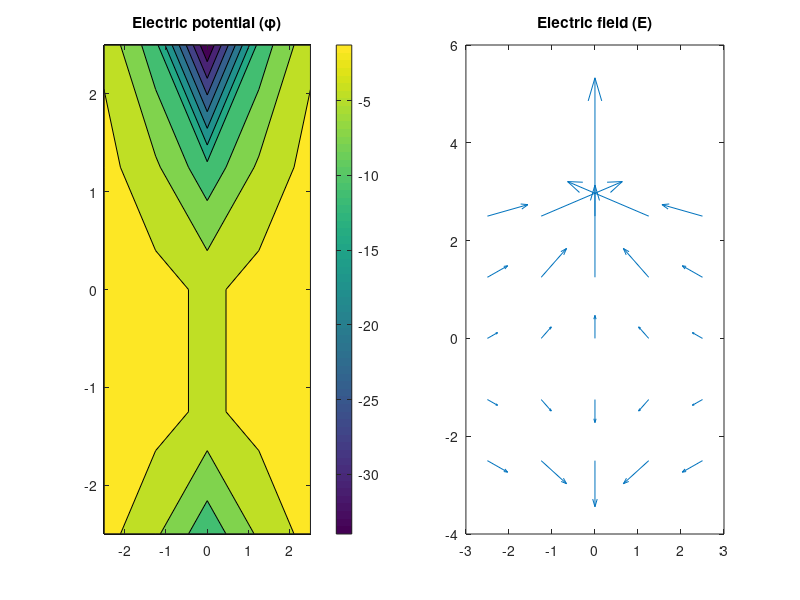

The MATLAB source for this figure:
N = 5;
Nt = N * N;
Np = 1;
q = -1e2;
e0 = 1;
L = N;
xmin = -L/2;
xmax = L/2;
H = L/N;
H2 = H*H;
tol = 1e-10;
maxit = 100;
use_contour = 1;
scale_arrows = 2.0;
wx = 1500;
wy = 500;

range = linspace(xmin, xmax, N);
[X, Y] = meshgrid(range, range);

rho = zeros(N, N);
%rho(1, 3) = -q/(e0*H2);
rho(5, 3) = -q/(e0*H2);
%rho(3, 1) = +4.26e-02;

rho


rho = reshape(rho, Nt, 1);

sum_rho = sum(rho);

rho = rho - sum_rho / Nt;

rho_sq = reshape(rho, N, N);

printf('Sum rho = %e\n', sum(rho));
rho_sq

% Big matrix of coefficients
A = zeros(Nt, Nt);

function k = delta_index(i, j, di, dj, n, m)
	ni = mod(i+di-1, n);
	nj = mod(j+dj-1, m);

	k = ni * n + nj + 1;
endfunction

for i = 1:N
	for j = 1:N
		k = (i - 1) * N + j;
%		r = 1 + mod(j+1, Nt);
%		l = 1 + mod(j-1, Nt);
%		t = 1 + mod(j-N, Nt);
%		b = 1 + mod(j+N, Nt);

		r = delta_index(i, j, 0,+1, N, N);
		l = delta_index(i, j, 0,-1, N, N);
		t = delta_index(i, j,-1, 0, N, N);
		b = delta_index(i, j,+1, 0, N, N);

		printf("For ij=(%d,%d) k=%d, r %d, l %d, t %d b %d\n", i, j, k, r, l, t, b);

		A(k,k) = -4;
		A(k,r) = 1;
		A(k,l) = 1;
		A(k,t) = 1;
		A(k,b) = 1;
	endfor
endfor

A(1,1) = -3;

A

%A = [1,zeros(1, Nt-1);A];
%rho = [0;rho];
%A(1,:) = 0;
%A(1,1) = -r;

%phi = A\rho;
%phi = pcr(-A, -rho, tol, maxit);

[L,U,P] = lu(A);

L
U
P

y = linsolve(L, rho);
phi2 = linsolve(U, y);

phi = phi2;

phi = reshape(phi, N, N);

phi

[Ex, Ey] = gradient(-phi, H);

graphics_toolkit qt;
%f = figure('visible','off');

subplot(1, 2, 1);
if(use_contour)
	contourf(X, Y, phi);
	colorbar()
else
	surf(X, Y, phi);
endif
title("Electric potential (\\phi)");

subplot(1, 2, 2);
%contourf(X, Y, E);
%colorbar()
q=quiver(X, Y, Ex, Ey, scale_arrows);
%set(q, "showarrowhead", false);
set(q, "maxheadsize", 0.1);

title("Electric field (E)");

size_str = sprintf("-S%d,%d", wx, wy);
%print('contour2d.png', '-dpng', size_str);
